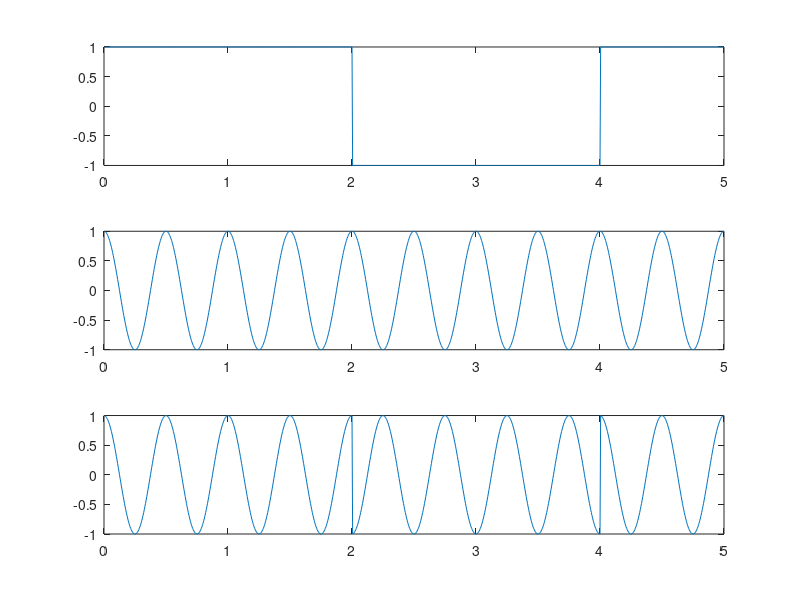
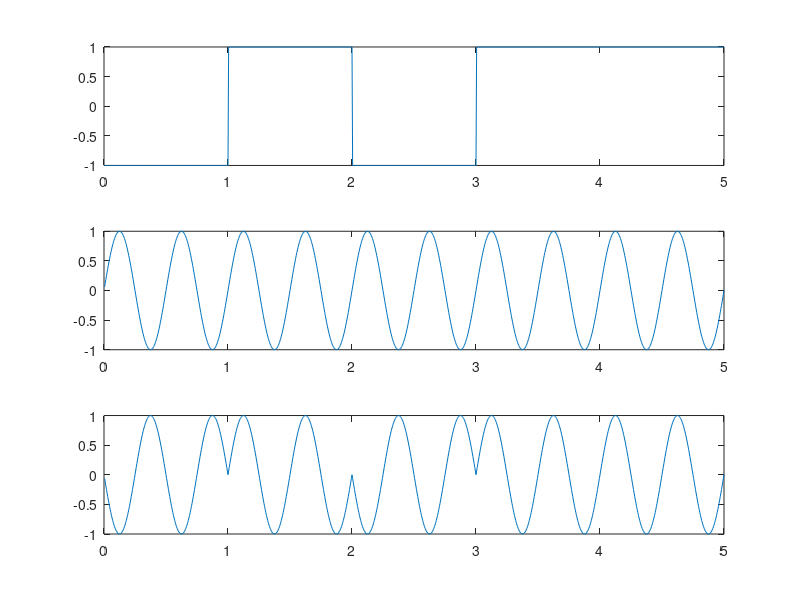
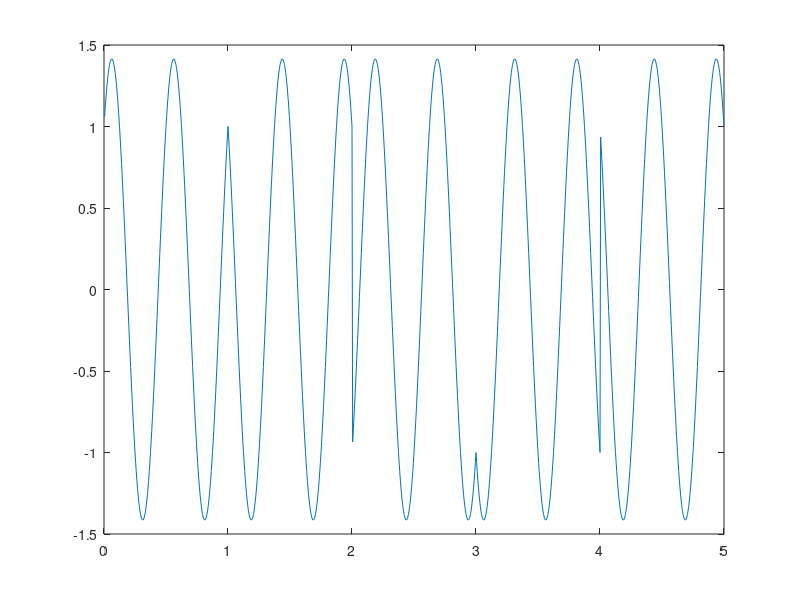

The MATLAB source for these figures, in order:
clc 
clear all
close all

t = 1/200:1/200:5;
fc = 2;

%Upper branch
It = [ones(1,200), ones(1,200), -ones(1,200), -ones(1,200), ones(1,200)];
ct = cos(2*pi*fc*t);
Itct = ct.*It;
figure
subplot(3,1,1);
plot(t,It);
subplot(3,1,2);
plot(t,ct);
subplot(3,1,3);
plot(t,Itct);

%Lower Branch
Qt = [-ones(1,200), ones(1,200), -ones(1,200), ones(1,200), ones(1,200)];
st = sin(2*pi*fc*t);
Qtst = Qt.*st;
figure
subplot(3,1,1);
plot(t,Qt);
subplot(3,1,2);
plot(t,st);
subplot(3,1,3);
plot(t,Qtst);

%QPSK modulated signal 
qpskst = Itct+(-Qtst);
figure
plot(t,qpskst);



